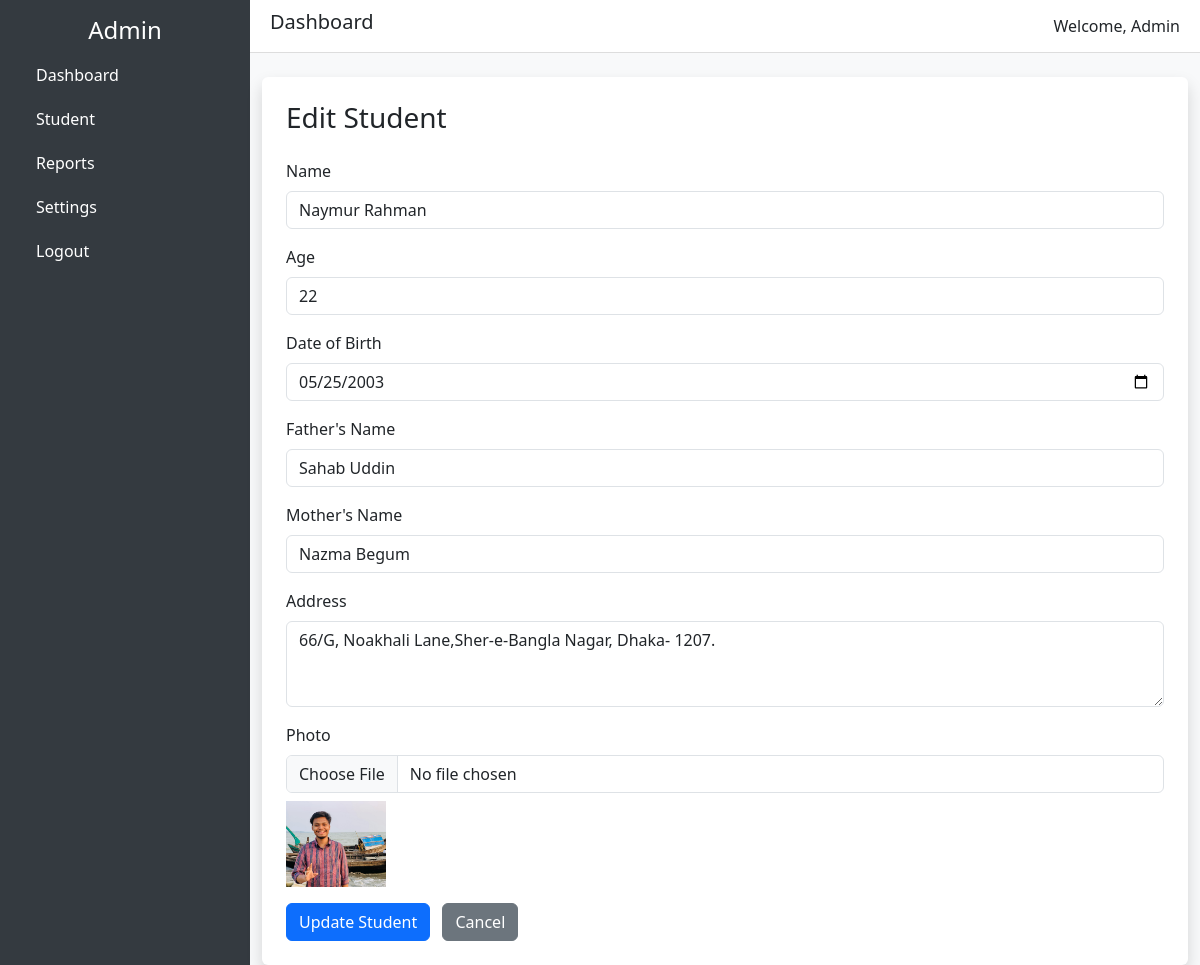
/student/4/edit/, run on the app's committed database.
### myApp/models.py (models this page shows)
class studentmodel(models.Model):
    name=models.CharField(max_length=100)
    age=models.IntegerField()
    date_of_birth=models.DateField()
    father_name=models.CharField(max_length=100)
    mother_name=models.CharField(max_length=100)
    address=models.TextField()
    img=models.ImageField(upload_to='student_photos/')

### myApp/views.py (the view, shortened to what this page needs)
# urls.py: path('student/<int:id>/edit/', student_edit, name='student_edit'),
def student_edit(request, id):
    student = get_object_or_404(studentmodel, id=id)
    return render(request, 'student/edit.html', {'student': student})

### template/student/edit.html (shortened to what this page needs)
{% extends "dashboard.html" %}
{% block content %}
<form method="post" enctype="multipart/form-data" class="p-4 bg-white shadow rounded" >
  <h3 class="mb-4">Edit Student</h3>
  <div class="mb-3">
    <label for="id_name" class="form-label">Name</label>
    <input type="text" name="name" id="id_name" class="form-control" placeholder="Enter full name" value="{{ student.name }}">
  </div>
  <div class="mb-3">
    <label for="id_age" class="form-label">Age</label>
    <input type="number" name="age" id="id_age" class="form-control" placeholder="Enter age" value="{{ student.age }}">
  </div>
  <div class="mb-3">
    <label for="id_date_of_birth" class="form-label">Date of Birth</label>
<input type="date" name="date_of_birth" id="id_date_of_birth" class="form-control" value="{{ student.date_of_birth|date:'Y-m-d' }}">
  </div>
  <div class="mb-3">
    <label for="id_father_name" class="form-label">Father's Name</label>
    <input type="text" name="father_name" id="id_father_name" class="form-control" placeholder="Enter father's name" value="{{ student.father_name }}">
  </div>
  <div class="mb-3">
    <label for="id_mother_name" class="form-label">Mother's Name</label>
    <input type="text" name="mother_name" id="id_mother_name" class="form-control" placeholder="Enter mother's name" value="{{ student.mother_name }}">
  </div>
  <div class="mb-3">
    <label for="id_address" class="form-label">Address</label>
    <textarea name="address" id="id_address" class="form-control" placeholder="Enter address" rows="3">{{ student.address }}</textarea>
  </div>
  <div class="mb-3">
    <label for="id_img" class="form-label">Photo</label>
    <input type="file" name="img" id="id_img" class="form-control">
    {% if student.img %}
      <img src="{{ student.img.url }}" alt="Current photo" width="100" class="mt-2">
    {% endif %}
  </div>
  <button type="submit" class="btn btn-primary">Update Student</button>
  <a href="{% url 'student' %}" class="btn btn-secondary ms-2">Cancel</a>
</form>
{% endblock %}

### template/dashboard.html (style rules this page uses)
body { min-height: 100vh; display: flex; }

### data on the page
studentmodel: name "Naymur Rahman", age "22", date_of_birth "05/25/2003", father_name "Sahab Uddin", mother_name "Nazma Begum", address "66/G, Noakhali Lane,Sher-e-Bangla Nagar, Dhaka- 1207.", img (picture)
